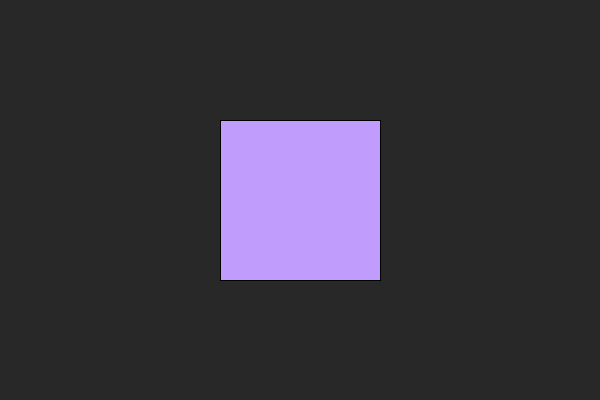
Frame 1 (no input)
Frame 60 (the mouse pressed at the canvas centre just before this capture): identical to frame 1, image omitted
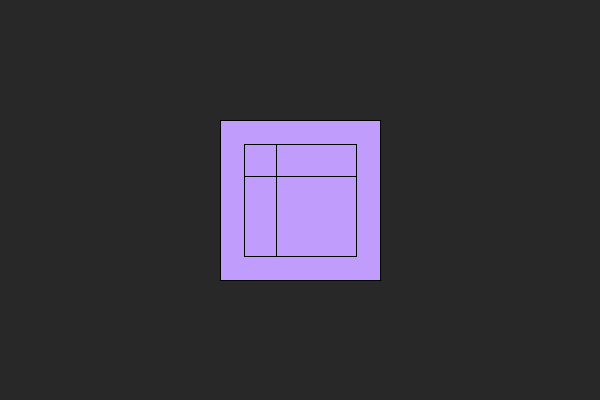
Frame 120 (the mouse held since frame 60 and released just before this capture)

The Processing sketch that drew these frames (run headless with seeded random() and noise(); from frame 60 on, the mouse is pressed at the canvas centre):

// Processing sketch: genuary5_destroysquare
// ── genuary5_destroysquare.pde
final float START_SIZE = 160;
final int TIME_BOMB = 120;

int square_direction[][];

Square square_group[];

void setup() {
  size(600, 400);
  background(40);
  
  rectMode(CENTER);
  
  square_direction = new int[4][2];
  
  square_direction[0][0] = -1;
  square_direction[0][1] = -1;
  
  square_direction[1][0] = 1;
  square_direction[1][1] = -1;
  
  square_direction[2][0] = -1;
  square_direction[2][1] = 1;
  
  square_direction[3][0] = 1;
  square_direction[3][1] = 1;
  
  square_group = new Square[4];
  
  for (int set_squares = 0; set_squares < 4; set_squares++) {
    square_group[set_squares] = new Square(300, 0, 200, 0, color(random(180, 200), random(150, 180), random(200, 255)), START_SIZE, TIME_BOMB);
  }
}

int square_counter = 1;

void draw() {
  clear();
  
  for (int draw_squares = 0; draw_squares < square_counter; draw_squares++) {
    if (square_group[draw_squares].update() == 0) {
      println("make new square");
      square_group[draw_squares] = new Square(300, 0, 200, 0, color(random(100, 200), random(80, 120), random(50, 150)), START_SIZE, TIME_BOMB);
    }
    
    square_group[draw_squares].display();
  }
  
  //square_counter += square_counter == 4 ? 1 : frameCount % 120 == 0 ? 1 : 0;
}

// ── square_class.pde
class Square {
  float size;
  float x, y;
  
  float x_direction, y_direction;
    
  color col;
  int timebomb;
  
  int curr_child_len;
  Square new_square[];
  
  int is_alive;
  int is_showing;
  
  Square(float start_x, float x_dir, float start_y, float y_dir, color start_col, float start_size, int start_time) {
    size = start_size;
    timebomb = start_time;
    
    x = start_x;
    x_direction = x_dir;
    
    y = start_y;
    y_direction = y_dir;
    
    col = start_col;
        
    curr_child_len = 0;
    new_square = new Square[4];
    
    is_showing = 1;
    is_alive = 1;
  }
  
  // move the square forward and lower timebome
  int update() { 
    x += x_direction;
    y += y_direction;
    
    timebomb = timebomb < 0 ? 120 : timebomb - 1;
    
    if (timebomb <= 0 && is_showing != 0) { // explode!
      is_showing = 0; //<>//

      if (size * 0.5 < 5)
        return 0; // done

      curr_child_len = 4;
      for (int set_children_squares = 0; set_children_squares < curr_child_len; set_children_squares++) {
        new_square[set_children_squares] = new Square(x + size * 0.1 * square_direction[set_children_squares][0],
                                                      square_direction[set_children_squares][0] * random(0.2, 0.8),
                                                      y + size * 0.1 * square_direction[set_children_squares][1],
                                                      square_direction[set_children_squares][1] * random(0.2, 0.8),
                                                      col, size * 0.5, TIME_BOMB);
      }
      
      return 1;
    }
    
    int check_alive_children = timebomb > 0 ? 4 : 0;
    
    for (int set_children_squares = 0; set_children_squares < curr_child_len; set_children_squares++) {
      
      check_alive_children += new_square[set_children_squares].update();
    }
    
    if (check_alive_children == 0)
      is_alive = 0;
    
    return is_alive;
  }
  
  void display() {
     //<>//
    if (is_showing == 0) {
      for (int draw_children = 0; draw_children < curr_child_len; draw_children++)
        new_square[draw_children].display();
      
      return;
    }
    
    pushMatrix();
    translate(x, y);
    
    fill(col);
    square(0, 0, size); 
    popMatrix();
  }
}
